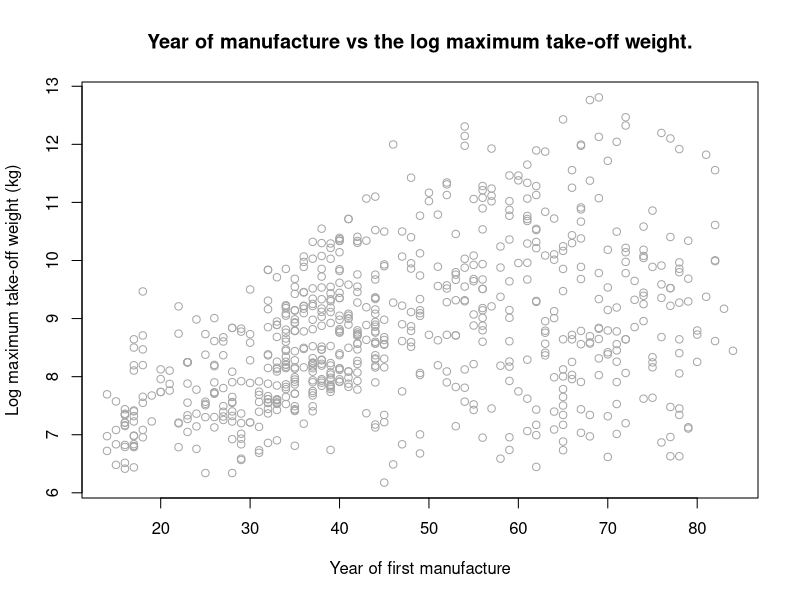
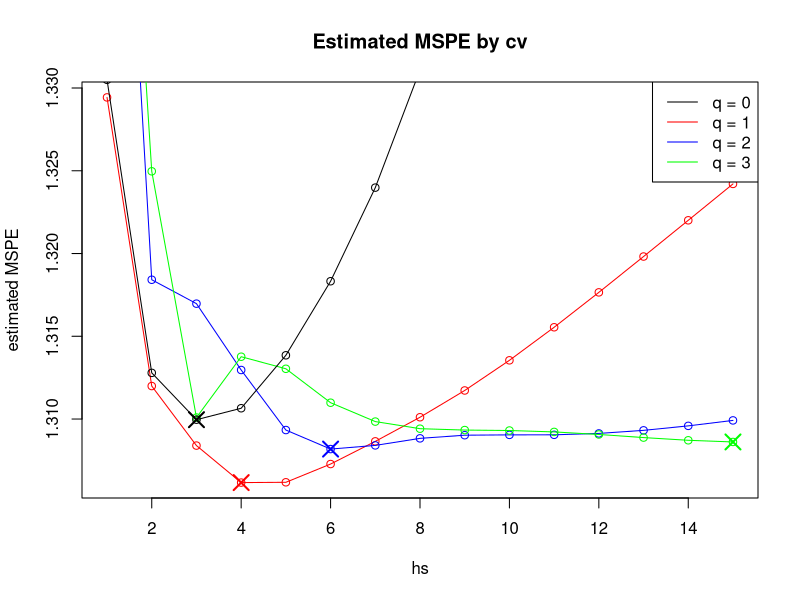
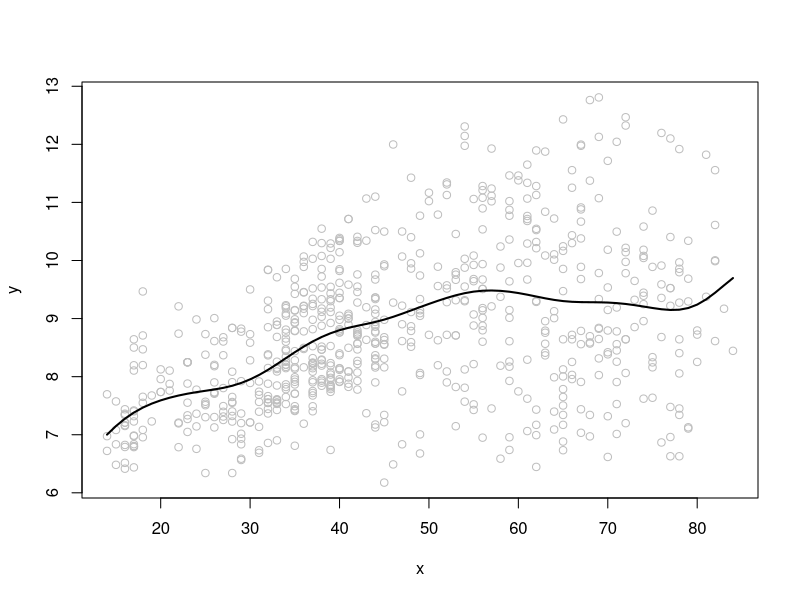
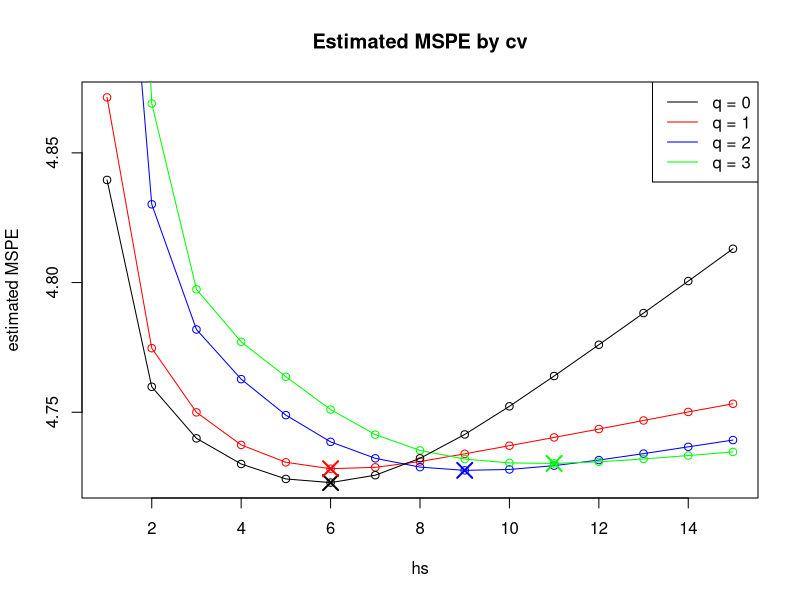
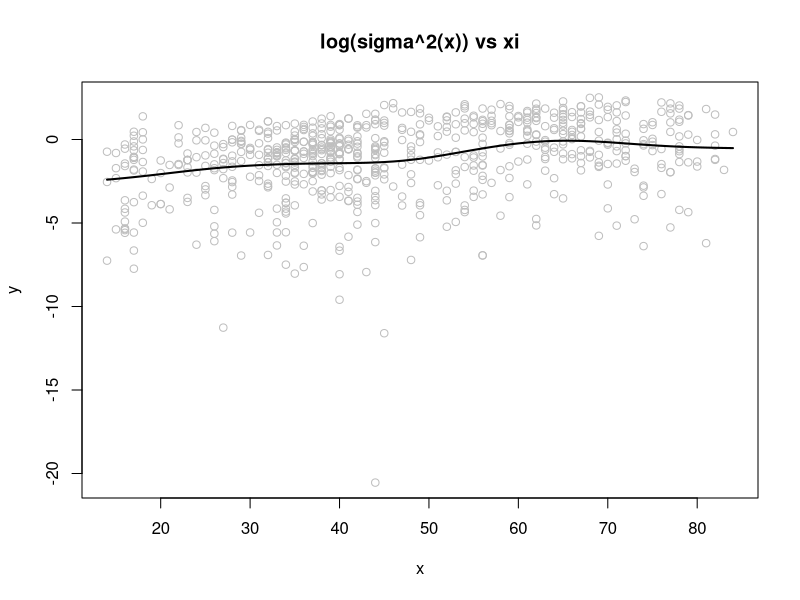
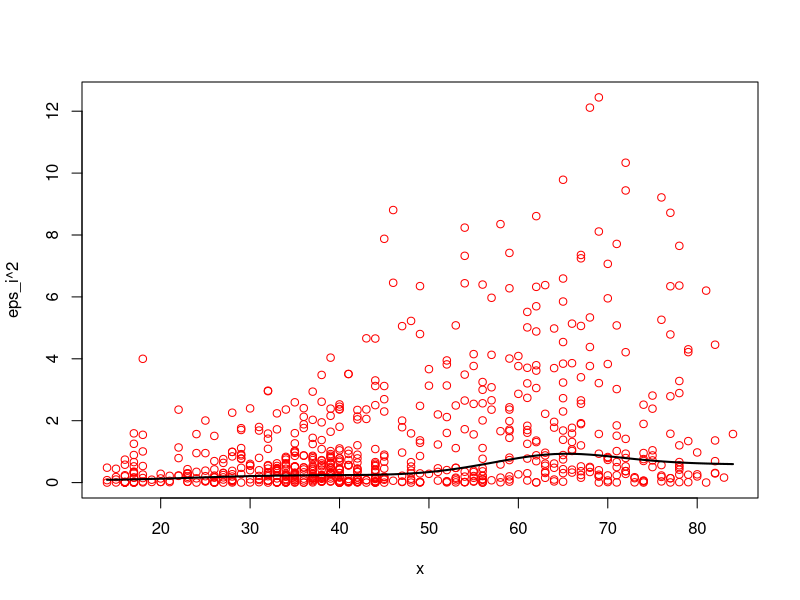
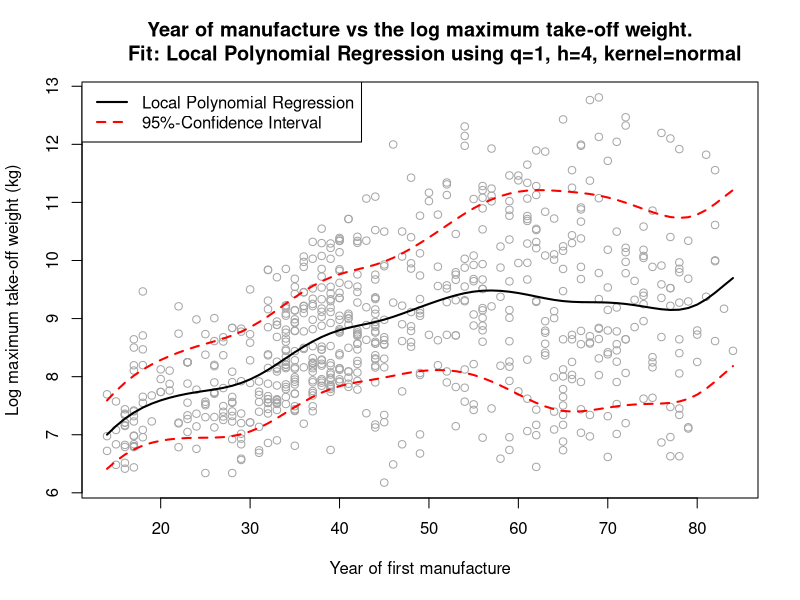
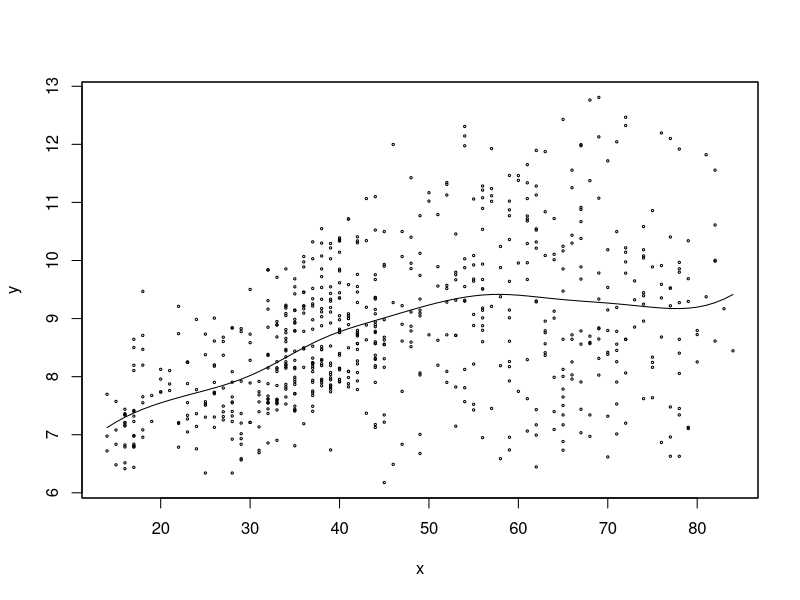

The R source for these figures, in order:
## ---- chunk 1
knitr::opts_chunk$set(echo = TRUE)
## ---- chunk 2
library(sm)
data(aircraft)
attach(aircraft)
lgPower <- log(Power)
lgSpan <- log(Span)
lgLength <- log(Length)
lgWeight <- log(Weight)
lgSpeed <- log(Speed)
lgRange <- log(Range)
## ---- chunk 3
m <- data.frame(Yr, Period, lgPower, lgSpan, lgLength, lgWeight, lgSpeed, lgRange)
x <- m[, "Yr"]
y <- m[, "lgWeight"]
## ---- chunk 4
plot(x,y, col="grey65", xlab="Year of first manufacture", ylab="Log maximum take-off weight (kg)", main="Year of manufacture vs the log maximum take-off weight.")
## ---- chunk 5
locpolreg <- function(x,y,h=(max(x)-min(x))/5,q=1,r=0,tg=NULL,type.kernel="normal",
                      nosubplot=FALSE,doing.plot=TRUE, ...){
   # locpolreg.R Local polynomial regression for estimating the 
   #             regression function or its r-th derivative
   #            
   # Input: 
   #      x,y  Observed data (two (n,1) vectors)
   #      h    Smoothing parameter 
   #      q    degree of the local polynomial to be fitted (default: 1)
   #      r    order of the derivative to be estimate (Default: 0, the function)
   #      tg   grid of values t where the estimated regression function 
   #           is evaluated (default: x)
   #      type.kernel "normal"  (Gaussian, default), 
   #                  "epan"    (Epanechnikov) or 
   #                  "rs.epan" (re-scaled Epanechnikov)
   #                  "unif"    (Uniform Kernel in [-1,1])  
   #
   # Output:  An object with two elements, 
   #      mtg  Estimated values of the r-th derivative of the regression function at points in vector tg
   #      S    The smoothing matrix
   #
   # Taken from: Pedro Delicado
   if (is.null(tg)){tg<-x}                  
   aux <- sort(tg,index.return=T)
   sorted.tg <- tg[aux$ix]
   sorted.tg.ix <- aux$ix

   n <- length(x);
   m <- length(tg);
   mtgr <- numeric(m);
   S <- matrix(0,nrow=m,ncol=n)

   for (i in seq(1,m)){
      aux <- kernel((x-tg[i])/h,type=type.kernel);
      Ih <- (aux>0);
      ni <- sum(Ih);     
      xh <- x[Ih]-tg[i];
      Dq <- matrix(1,nrow=ni,ncol=q+1);
      if (q>0){for (j in 1:q) Dq[,j+1] <- xh^j}
      Wx <- kernel(xh/h,type=type.kernel)/h;
      Wm <- Wx%*%ones(1,q+1);
      Dqq <- Wm*Dq;
      Si <- solve(t(Dq)%*%Dqq)%*%t(Dqq);
      beta <- Si%*%y[Ih];
      mtgr[i] <- factorial(r)*beta[r+1];
      S[i,Ih] <- Si[r+1,]
   }
  
   if (doing.plot){
      if (r==0){
        if (nosubplot) par(mfrow=c(1,1))
        plot(x,y,col="grey",...)
        lines(sorted.tg,mtgr[sorted.tg.ix],col=1,lwd=2)
      } 
      else{
         par(mfrow=c(2,1))
         aux <- locpolreg(x,y,h,q,0,tg,nosubplot=F,type.kernel,...)
         plot(sorted.tg,mtgr[sorted.tg.ix],type="n", 
              xlab="x",ylab="Estimated derivative")
         abline(h=0,col=4)
         lines(sorted.tg,mtgr[sorted.tg.ix],col=1,lwd=2)
      }
   }
return(list(mtgr=mtgr,S=S))
}

epan <- function(x){pmax(.75*(x+1)*(1-x))}
kernel <- function(x,type=c("normal","epan","rs.epan","unif")){
   switch(type[1],
          epan = pmax(.75*(x+1)*(1-x),0),
          rs.epan = pmax(.75*(x/sqrt(5)+1)*(1-x/sqrt(5))/sqrt(5),0),
          unif = as.numeric( (abs(x)<=1) )/2,
          dnorm(x))
}
ones <- function(n,m){matrix(1,nrow=n,ncol=m)}

## ---- chunk 6
loocv_reg = function(X,y,h,q=1,type.kernel="normal"){
    pmse = 0
    for (j in  1:length(X)){
      aux <- locpolreg(X[-j],y[-j], h, q=q, tg=x[j], type.kernel = type.kernel, doing.plot= FALSE)
      pmse <- pmse + (y[j]-aux$mtgr)^2
      }
    pmse <- pmse/length(X)
    return (pmse)
    }
## ---- chunk 7
hs <- seq(1,15, by=1) # Why is it between 1 and 15 by 1?
r.q0.normal <- sapply(hs, function(i) loocv_reg (x,y,i, q=0, type.kernel = "normal"))
r.q1.normal <- sapply(hs, function(i) loocv_reg (x,y,i, q=1, type.kernel = "normal"))
r.q2.normal <- sapply(hs, function(i) loocv_reg (x,y,i, q=2, type.kernel = "normal"))
r.q3.normal <- sapply(hs, function(i) loocv_reg (x,y,i, q=3, type.kernel = "normal"))
## ---- chunk 8
y.max <- max(r.q1.normal)
y.min <- min(r.q1.normal)
plot(hs,r.q1.normal,ylim=c(y.min,y.max),ylab="estimated MSPE",
     main="Estimated MSPE by cv", lty=1, col="red")
lines(hs,r.q1.normal, col="red")
points(hs,r.q2.normal, col="blue")
lines(hs,r.q2.normal, col="blue")
points(hs,r.q3.normal, col="green")
lines(hs,r.q3.normal, col="green")
points(hs,r.q0.normal, col="black")
lines(hs,r.q0.normal, col="black")
points(which.min(r.q0.normal), min(r.q0.normal), pch=4, cex=2, lwd=2, col="black")
points(which.min(r.q1.normal), min(r.q1.normal), pch=4, cex=2, lwd=2, col="red")
points(which.min(r.q2.normal), min(r.q2.normal), pch=4, cex=2, lwd=2, col="blue")
points(which.min(r.q3.normal), min(r.q3.normal), pch=4, cex=2, lwd=2, col="green")
legend("topright", c("q = 0", "q = 1", "q = 2", "q = 3"), col=c("black", "red", "blue", "green"), lwd=c(1, 1,1,1))
## ---- chunk 9
fit <- locpolreg(x,y, h=4, q=1)
## ---- chunk 10
eps_i <- y - fit$mtgr
zi <- log(eps_i^2)
## ---- chunk 11
hs <- seq(1,15, by=1)
e.q0.normal <- sapply(hs, function(i) loocv_reg (x,zi,i,q=0))
e.q1.normal <- sapply(hs, function(i) loocv_reg (x,zi,i,q=1))
e.q2.normal <- sapply(hs, function(i) loocv_reg (x,zi,i,q=2))
e.q3.normal <- sapply(hs, function(i) loocv_reg (x,zi,i,q=3))
y.max <- max(e.q1.normal)
y.min <- min(e.q0.normal)

plot(hs,e.q1.normal,ylim=c(y.min,y.max),ylab="estimated MSPE",
     main="Estimated MSPE by cv", lty=1, col="red")
lines(hs,e.q1.normal, col="red")
points(hs,e.q2.normal, col="blue")
lines(hs,e.q2.normal, col="blue")
points(hs,e.q3.normal, col="green")
lines(hs,e.q3.normal, col="green")
points(hs,e.q0.normal, col="black")
lines(hs,e.q0.normal, col="black")
points(which.min(e.q0.normal), min(e.q0.normal), pch=4, cex=2, lwd=2, col="black")
points(which.min(e.q1.normal), min(e.q1.normal), pch=4, cex=2, lwd=2, col="red")
points(which.min(e.q2.normal), min(e.q2.normal), pch=4, cex=2, lwd=2, col="blue")
points(which.min(e.q3.normal), min(e.q3.normal), pch=4, cex=2, lwd=2, col="green")
legend("topright", c("q = 0", "q = 1", "q = 2", "q = 3"), col=c("black", "red", "blue", "green"), lwd=c(1, 1,1,1))


## ---- chunk 12
fitcond <- locpolreg(x,zi, h=6, q=0, main="log(sigma^2(x)) vs xi")
q <- fitcond$mtgr
## ---- chunk 13
sigma2 <- exp(q)
## ---- chunk 14
plot(x,eps_i^2, type="p", col="red")
lines(x, sigma2, col="black", lwd=2)
## ---- chunk 15
lr.m <- fit$mtgr
plot(x,y, col="grey65", xlab="Year of first manufacture", ylab="Log maximum take-off weight (kg)", main="Year of manufacture vs the log maximum take-off weight.
     Fit: Local Polynomial Regression using q=1, h=4, kernel=normal")
lines(x,lr.m, type="l", ylim=c(min(lr.m-1.96*sqrt(sigma2)),max(lr.m + 1.96*sqrt(sigma2))), lwd=2)
lines(x,lr.m + 1.96*sqrt(sigma2), col="red", lwd=2, lty=2)
lines(x,lr.m-1.96*sqrt(sigma2), col="red", lwd=2, lty=2)
legend("topleft", c("Local Polynomial Regression", "95%-Confidence Interval"), col=c("black", "red"), lwd=c(2,2), lty=c(1,2))
## ---- chunk 16
library(KernSmooth)

h = dpill(x, y)
h
## ---- chunk 17
sm.fit = sm.regression(x, y, h, eval.points=x)
## ---- chunk 18
eps_i <- y - sm.fit$estimate
zi <- log(eps_i^2)
## ---- chunk 19
hs = dpill(x, zi)

sm.fitcond <- sm.regression(x, zi, hs, eval.points=x)
q <- sm.fitcond$estimate
## ---- chunk 20
sigma2 <- exp(q)
## ---- chunk 21
plot(x,eps_i^2, type="p", col="red")
lines(x, sigma2, col="black", lwd=2)
## ---- chunk 22
sm.m <- sm.fit$estimate
plot(x,y, col="grey65", xlab="Year of first manufacture", ylab="Log maximum take-off weight (kg)", main="Year of manufacture vs the log maximum take-off weight.
     Fit: Local Polynomial Regression using q=1, h=4, kernel=normal")
lines(x,sm.m, type="l", ylim=c(min(sm.m-1.96*sqrt(sigma2)),max(sm.m + 1.96*sqrt(sigma2))), lwd=2)
lines(x,sm.m + 1.96*sqrt(sigma2), col="red", lwd=2, lty=2)
lines(x,sm.m-1.96*sqrt(sigma2), col="red", lwd=2, lty=2)
legend("topleft", c("Local Polynomial Regression", "95%-Confidence Interval"), col=c("black", "red"), lwd=c(2,2), lty=c(1,2))
## ---- chunk 23
plot(x,y, col="grey65")
lines(x,lr.m, type="l", ylim=c(min(m-1.96*sqrt(sigma2)),max(m + 1.96*sqrt(sigma2))))
lines(x,lr.m + 1.96*sqrt(sigma2), col="red")
lines(x,lr.m-1.96*sqrt(sigma2), col="red")

lines(x,sm.m, type="l", ylim=c(min(m-1.96*sqrt(sigma2)),max(m + 1.96*sqrt(sigma2))), lty=2)
lines(x,sm.m + 1.96*sqrt(sigma2), col="red",  lty=2)
lines(x,sm.m-1.96*sqrt(sigma2), col="red",lty=2)
legend("topleft", c("Local Poly Regression", "Non-parametric regression"), lwd=c(1,1), lty=c(1, 2))
## ---- chunk 24
countries<-read.csv2(file="HDI.2017.subset.csv",row.names = 1)
attach(countries)
le.fm.r <- round(le.fm)
## ---- chunk 25
plot(Life.expec, le.fm.r, xlab="Life expectancy", ylab="difference male and female life expectancy", main="Life expectancy vs difference male and female life expectancy")
## ---- chunk 26
# expected log-likelihood
# poisson log-likelihood
loglik.CV <- function(x,y,h){
  n <- length(x)
  
  #estimation of lambda
  
  la <- sapply(1:n, 
      function(i,x,y,h){
         sm.poisson(x=x[-i],y=y[-i],h=h,eval.points=x[i],display="none")$estimate
      },   x,y,h)
  return(sum( exp(la)*(la^y/factorial(y)) )/n)
}


# This is a general function which computes 
# method can be equal to 'loglik.CV' (default) or 'prob.missclas.CV'
h.cv.sm.poisson <- function(x,y,rg.h=NULL,l.h=10,method=loglik.CV){
   cv.h <- numeric(l.h)
   if (is.null(rg.h)){
      hh <- c(h.select(x,y,method="cv"),
              h.select(x,y,method="aicc"))#,hcv(x,y))
      rg.h <- range(hh)*c(1/1.1, 1.5)
   }
   i <- 0
   gr.h <- exp( seq(log(rg.h[1]), log(rg.h[2]), l=l.h))
   for (h in gr.h){
      i <- i+1
      cv.h[i] <- method(x,y,h)
   }
   return(list(h = gr.h, 
               cv.h = cv.h, 
               h.cv = gr.h[which.min(cv.h)]))
}

## ---- chunk 27
library(sm)
h.CV.loglik <- h.cv.sm.poisson(Life.expec,le.fm.r,rg.h=c(6,14),method=loglik.CV)
plot(h.CV.loglik$h,h.CV.loglik$cv.h)
lines(h.CV.loglik$h,h.CV.loglik$cv.h)
## ---- chunk 28
aux <- sm.poisson(Life.expec,le.fm.r,h=h.CV.loglik$h.cv)
title(main=paste("h.cv.loglik =",round(h.CV.loglik$h.cv,2),sep=""))
